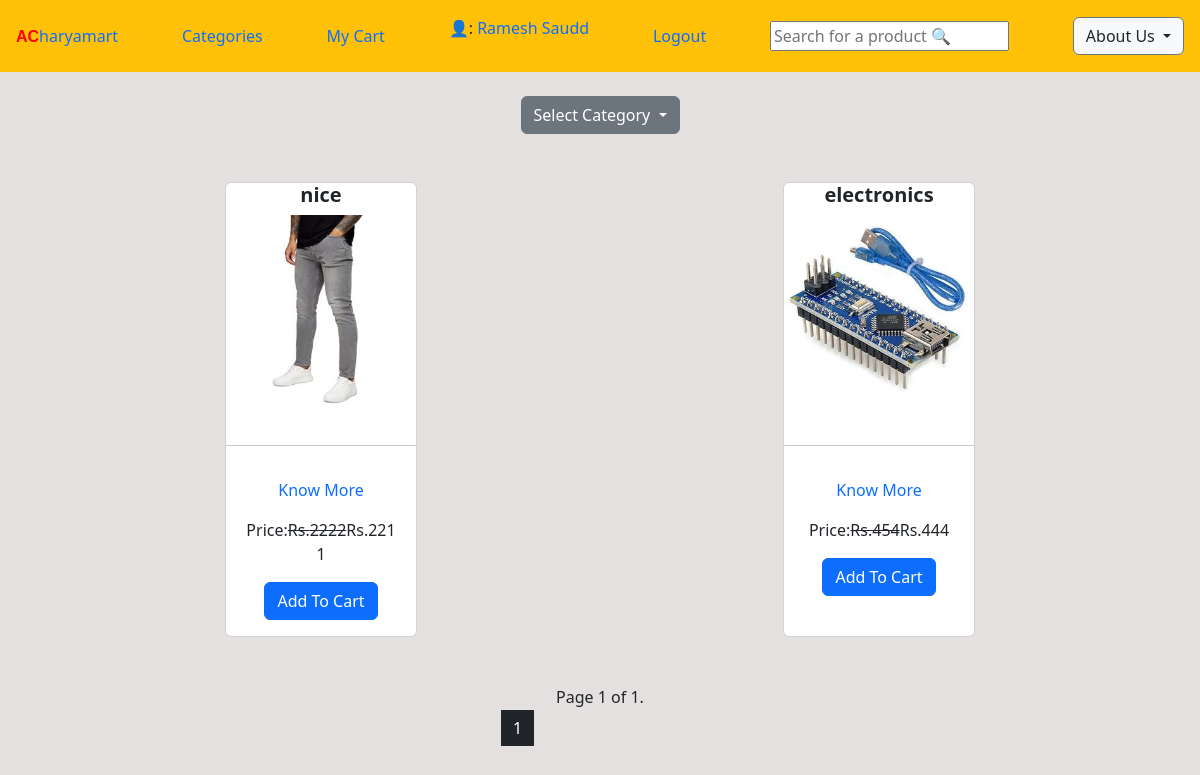
The page /categorical (signed in) on the database its author committed.
### ecomapp/models.py (models this page shows, shortened)
class CustomUser(AbstractUser):
    username = None
    email = models.EmailField(_("email address"), unique=True)
    USERNAME_FIELD = "email"
    REQUIRED_FIELDS = []
    objects = CustomUserManager()

class Customer(models.Model):
    user=models.OneToOneField(CustomUser,on_delete=models.CASCADE)
    full_name=models.CharField(max_length=200)
    address=models.CharField(max_length=200,null=True,blank=True)
    joined_on=models.DateTimeField(auto_now_add=True)

class Product(models.Model):
    title=models.CharField(max_length=100)
    slug=models.SlugField(unique=True)
    category=models.ForeignKey(Category,on_delete=models.CASCADE)
    image=ResizedImageField(size=[500, 300],upload_to='products')
    marked_price=models.PositiveBigIntegerField()
    selling_price=models.PositiveBigIntegerField()
    description=models.TextField()
    warranty=models.CharField(max_length=300,null=True,blank=True)
    return_policy=models.CharField(max_length=300,null=True,blank=True)
    view_count=models.PositiveBigIntegerField(default=0)

### ecomapp/views.py (the view)
# urls.py: path("categorical",CategoricalProductView.as_view(),name="categorical"),
class CategoricalProductView(EcomMixin,TemplateView):
    template_name="categoryproducts.html"
    def get_context_data(self,**kwargs):
        context=super().get_context_data(**kwargs)
        products=Product.objects.all()
        paginator=Paginator(products,2)
        page_number=self.request.GET.get('page')
        prod_list=paginator.get_page(page_number)
        context["prod_list"]=prod_list
        context["products"]=prod_list
        context["categories"]=Category.objects.all()
        return context

### ecomapp/views.py (called while the page is built)
    def dispatch(self, request, *args, **kwargs):
        cart_id = request.session.get("cart_id")
        if cart_id:
            cart_obj = Cart.objects.get(id=cart_id)
            if request.user.is_authenticated and request.user.customer:
                cart_obj.customer = request.user.customer
                cart_obj.save()
        return super().dispatch(request, *args, **kwargs)

### Templates/categoryproducts.html (shortened to what this page needs)
{% extends "base.html" %}
{% block content %}
<body>
    <div class="container">
        <br>
        <div class="dropdown text-center">
            <button class="btn btn-secondary dropdown-toggle" type="button" id="dropdownMenuButton" data-toggle="dropdown" aria-haspopup="true" aria-expanded="false">
              Select Category
            </button>
          </div>
        <div class="d-flex justify-content-around  flex-wrap">
            {% for product in products %}
            <div class="card mt-5" style="width: 12rem;">
                <h5 class="card-title text-center"><strong>{{product.title}}</strong></h5>
                <img src="{{product.image.url}}" class="img-fluid"></img><br>
                <hr>
                <div class="card-body text-center">
                    <p><a href="{% url 'ecomapp:productinfo' product.id %}">Know More</a></p>
                    <p>Price:<strike>Rs.{{product.marked_price}}</strike>Rs.{{product.selling_price}}</p>
                    <a class="btn btn-primary" href="{% url 'ecomapp:addtocart' product.id %}">Add To Cart</a>
                </div>
            </div>
            {% endfor %}
        </div>
    </div>
    <div class="text-center mt-5 ">
        <span class="current text-center">
          Page {{ prod_list.number }} of {{ prod_list.paginator.num_pages }}.
      </span>
        <div class="pagination  mx-auto mb-4" style="width: 200px;">
              <span class="current ">
                <li class="page-item page-link bg-dark text-white">{{ products.number }}</a></li>
              </span>
      </div>
      </div>
</body>
{% endblock %}

### Templates/base.html (shortened to what this page needs)
<!DOCTYPE html>
<html lang="en">
<head>
    <link href="https://cdn.jsdelivr.net/npm/bootstrap@5.3.0-alpha1/dist/css/bootstrap.min.css" rel="stylesheet">
</head>
<body>
      <nav class="navbar navbar-collapse navbar-dark bg-warning p-3">
        <a href="{% url 'ecomapp:home' %}"><strong style="color:red; font-family:Impact, Haettenschweiler, 'Arial Narrow Bold', sans-serif">AC</strong><span>haryamart</span></a>
        <a href="{% url 'ecomapp:categorical' %}">Categories</a>
        <a href="{% url 'ecomapp:showcart' %}" >My  Cart </a>
        {% if request.user.customer %}
        <p>👤:  <a href="{% url 'ecomapp:profile' %}">{{request.user.customer.full_name}}</a></p>
        <a href="{% url 'ecomapp:signout' %}">Logout</a>
        {% else %}
        <a href="{% url 'ecomapp:signup' %}">Signup</a>
        <a href="{% url 'ecomapp:login' %}">Login</a>
        {% endif %}
          <form method="GET" action="/search">
          <input name="key" type="text"  placeholder="Search for a product 🔍" >
        </form>
        <div class="dropdown ">
          <button class="btn btn-secondary dropdown-toggle bg-light text-dark" type="button" id="dropdownMenuButton" data-toggle="dropdown" aria-haspopup="true" aria-expanded="false">
            About Us
          </button>
        </div>
      </nav>
      {% block content %}
      {% endblock %}
</body>
</html>

### Templates/base.html (style rules this page uses)
a { text-decoration: none; }

### Templates/categoryproducts.html (style rules this page uses)
body { background-color: rgb(229, 224, 224); }

### rows shown on the page
CustomUser: user.customer.full_name "Ramesh Saudd"
Product: title "nice", image (picture), marked_price "2222", selling_price "2211"
Product: title "electronics", image (picture), marked_price "454", selling_price "444"

### other values the page prints
{{ prod_list.number }} "1"
{{ prod_list.paginator.num_pages }} "1"
{{ products.number }} "1"
